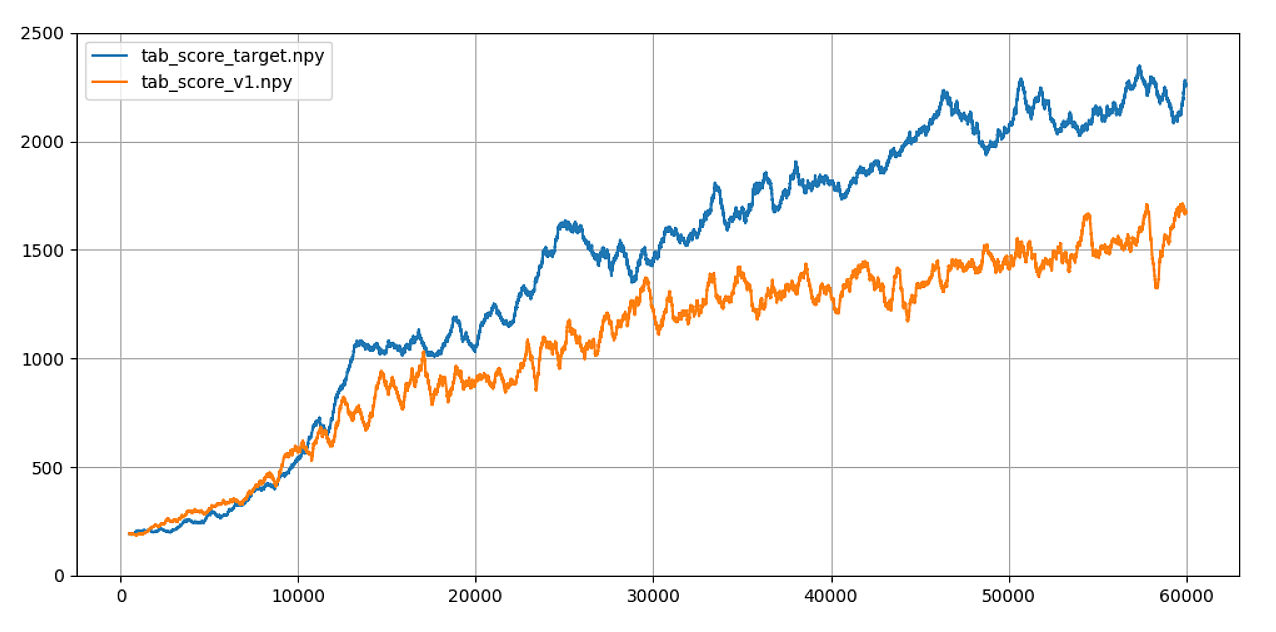
#> input picture Divers/renforcement4/img.png, 1276 x 632 px, given in place of the camera
$ python selectionne_couleur.py
#> lines starting #> are read from the running program, lines starting #| are printed output that depends on the picture; after the words box and inside, x2 and y2 are one past the last pixel; in counts of white or black regions, pixels touching at a corner belong together
import cv2
import numpy as np

marge=15

def souris(event, x, y, flags, param):
    global lo, hi, color
    if event==cv2.EVENT_LBUTTONDBLCLK:
        color=image[y, x][0]
    if event==cv2.EVENT_MOUSEWHEEL:
        if flags<0:
            if color>5:
                color-=1
        else:
            if color<250:
                color+=1
    lo[0]=color-marge
    hi[0]=color+marge

color=90
lo=np.array([color-marge, 50, 50])
hi=np.array([color+marge, 255,255])
color_info=(0, 255, 0)
cap=cv2.VideoCapture(0)
cv2.namedWindow('Camera')
cv2.setMouseCallback('Camera', souris)
while True:
    ret, frame=cap.read()
#> frame is the input picture: shape (632, 1276, 3); mean B, G, R 246.2, 247.1, 248
    image=cv2.cvtColor(frame, cv2.COLOR_BGR2HSV)
#> image: shape (632, 1276, 3); mean H, S, V 2.1, 6.7, 250
    image=cv2.blur(image, (5, 5))
#> image: shape (632, 1276, 3); mean H, S, V 2.1, 6.7, 250
    mask=cv2.inRange(image, lo, hi)
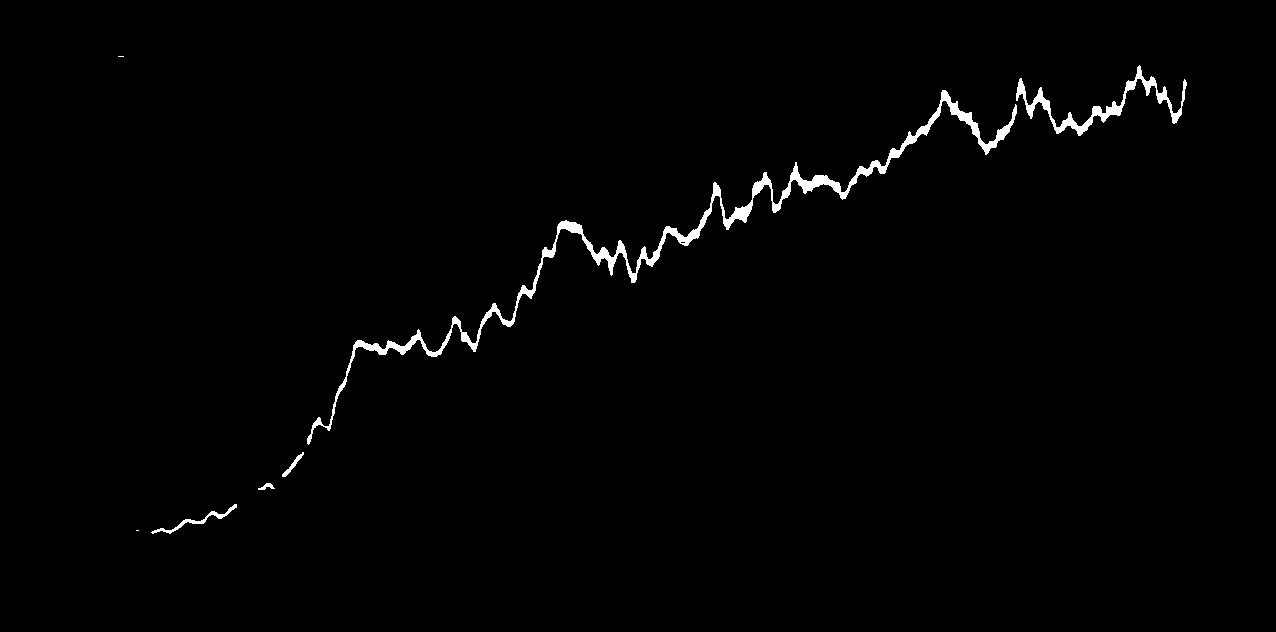
#> mask: shape (632, 1276); 1.1% white; 7 white regions (2 under 20 px), largest, box (x1, y1, x2, y2) and area: (307, 90, 1017, 445) 6804, (1016, 65, 1187, 136) 1833, (151, 504, 237, 534) 322, (282, 452, 304, 477) 119, (258, 483, 275, 490) 59
    mask=cv2.erode(mask, None, iterations=2)
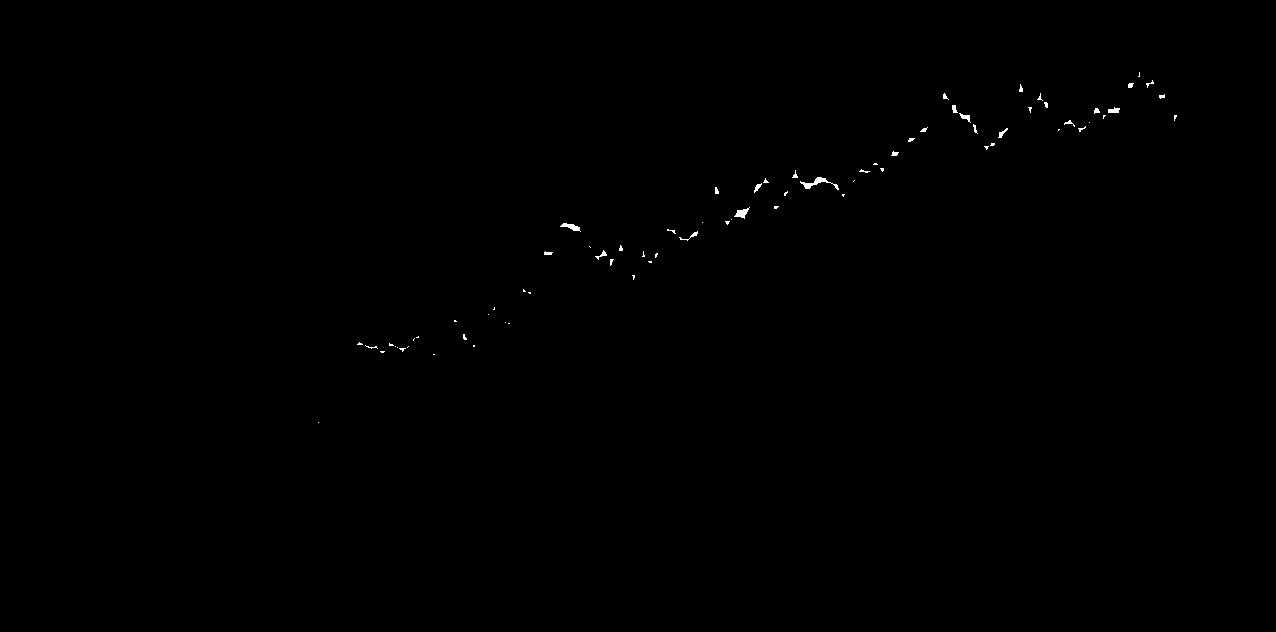
#> mask: shape (632, 1276); 0.17% white; 75 white regions (52 under 20 px), largest, box (x1, y1, x2, y2) and area: (800, 177, 839, 190) 149, (734, 207, 750, 219) 88, (560, 223, 581, 232) 86
    mask=cv2.dilate(mask, None, iterations=8)
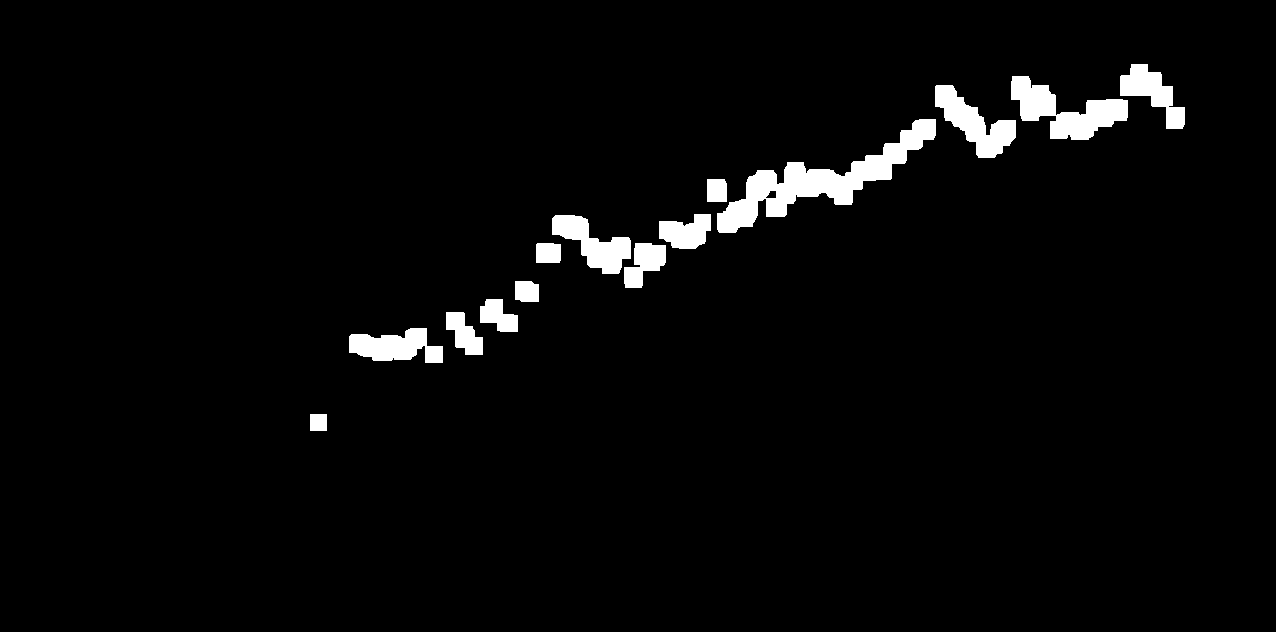
#> mask: shape (632, 1276); 3.1% white; 14 white regions
    elements=cv2.findContours(mask, cv2.RETR_EXTERNAL, cv2.CHAIN_APPROX_SIMPLE)[-2]
#> elements = 14 contours; largest, box (x1, y1, x2, y2) and area: (717, 119, 936, 233) 6404, (1011, 76, 1128, 140) 3310, (935, 85, 1016, 158) 2426, (552, 215, 631, 274) 2092, (349, 328, 443, 363) 2001
    if len(elements) > 0:
        c=max(elements, key=cv2.contourArea)
#> c = contour of 180 points, box (x1, y1, x2, y2) (717, 119, 936, 233), area 6404
        ((x, y), radius)=cv2.minEnclosingCircle(c)
#> x = 826.5; y = 175; radius = 122.1
        if radius>10:
            cv2.circle(frame, (int(x), int(y)), 5, color_info, 10)
            cv2.line(frame, (int(x), int(y)), (int(x)+150, int(y)), color_info, 2)
            cv2.putText(frame, "Objet !!!", (int(x)+10, int(y) -10), cv2.FONT_HERSHEY_DUPLEX, 1, color_info, 1, cv2.LINE_AA)
    cv2.putText(frame, "Couleur: {:d}".format(color), (10, 30), cv2.FONT_HERSHEY_DUPLEX, 1, color_info, 1, cv2.LINE_AA)
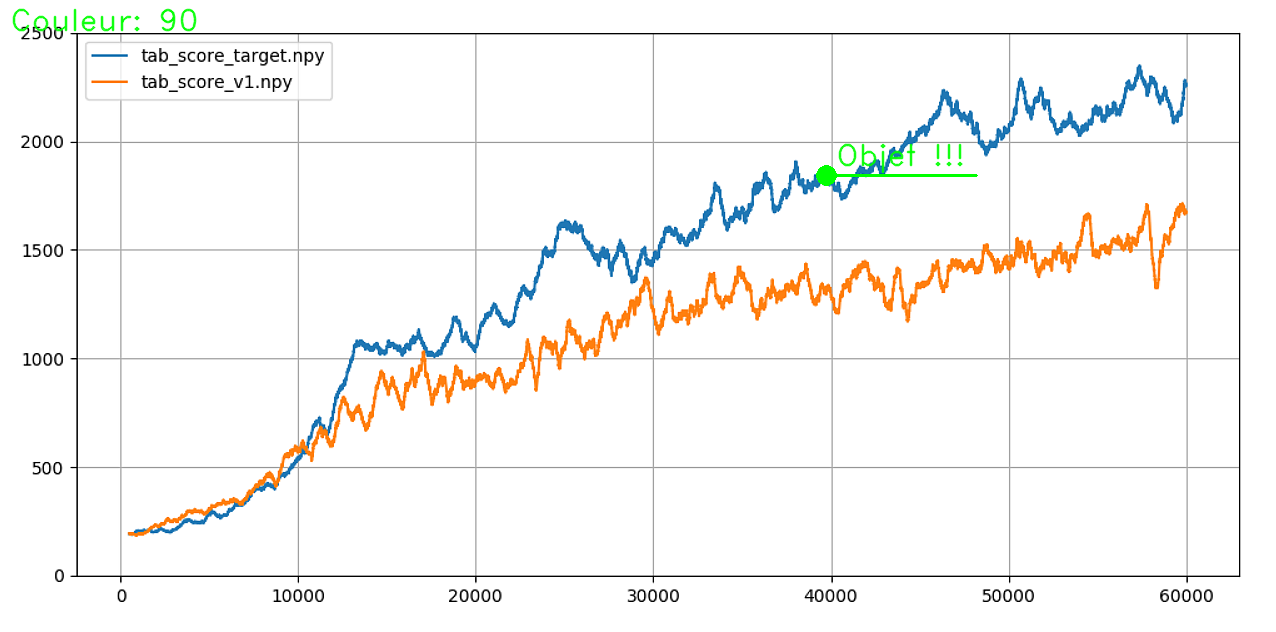
#> frame: shape (632, 1276, 3); mean B, G, R 245.5, 247.2, 247.4
    cv2.imshow('Camera', frame)
    cv2.imshow('Mask', mask)
    if cv2.waitKey(1)&0xFF==ord('q'):
#> (key q is pressed here)
        break
cap.release()
cv2.destroyAllWindows()
